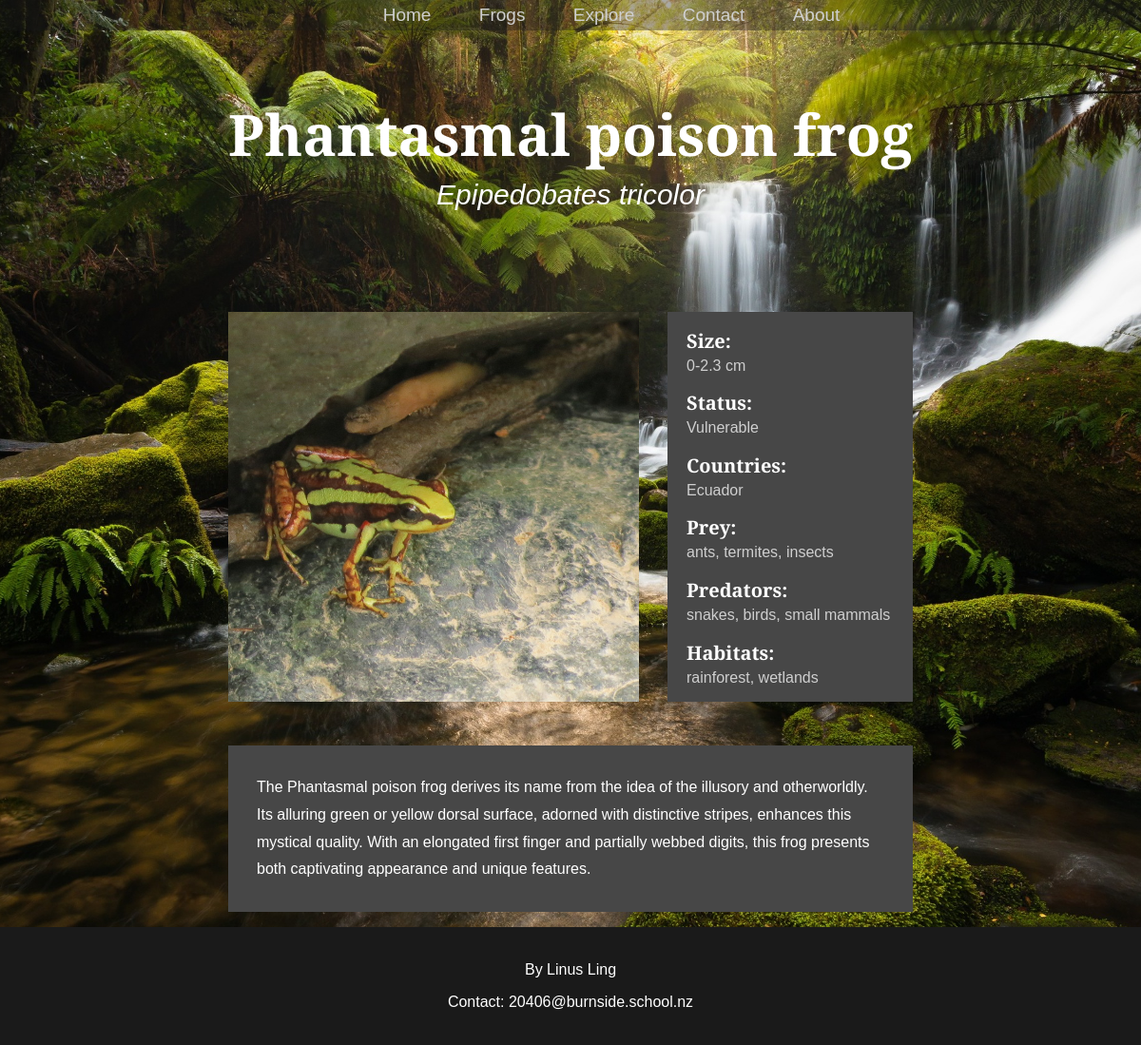
/frog/36, run on an earlier commit of the app's database.
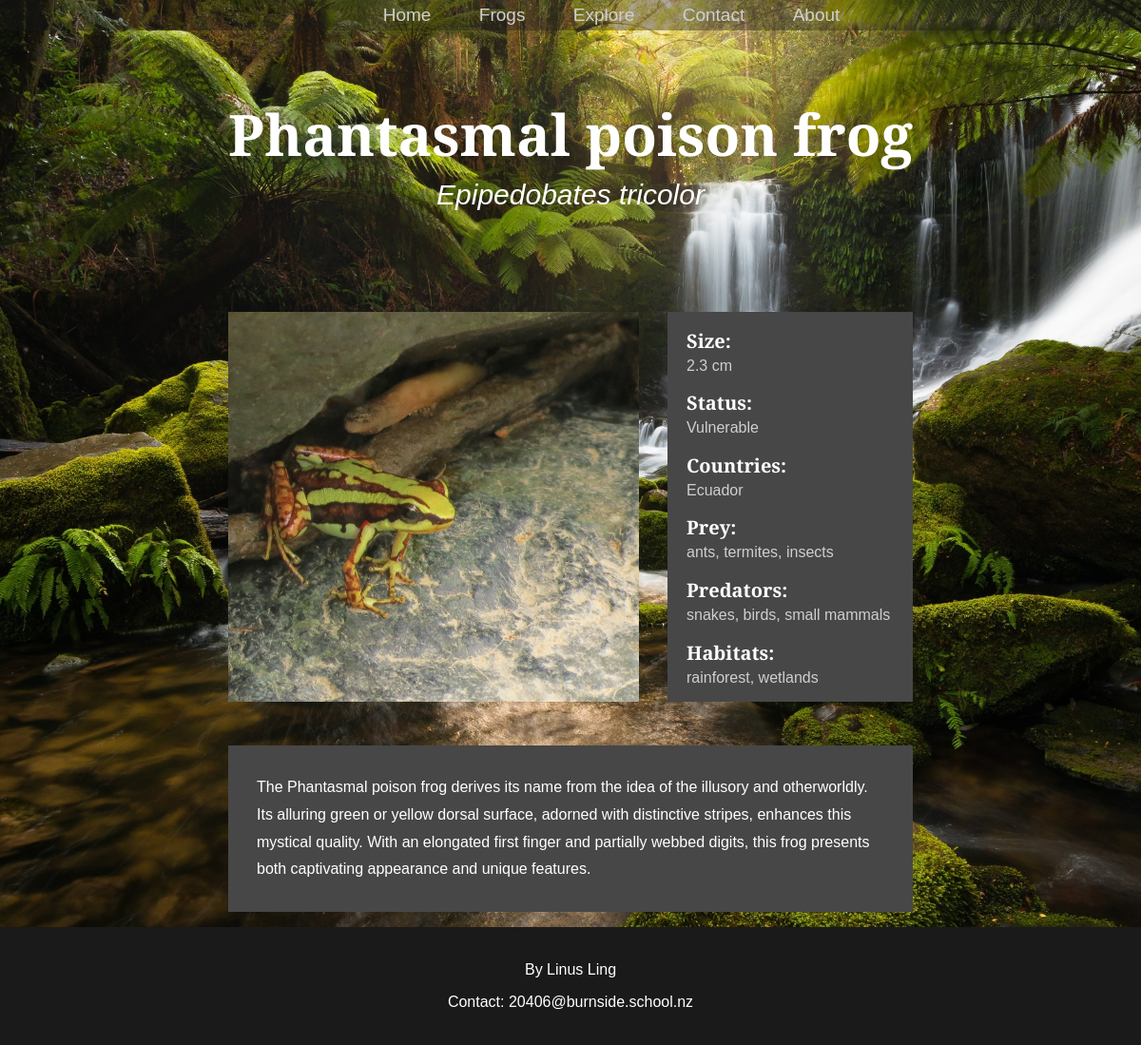
And on a later commit of the database.
### tables this page shows
CREATE TABLE frogs (id INTEGER PRIMARY KEY AUTOINCREMENT, name VARCHAR, image TEXT, description TEXT, scientific_name VARCHAR, min_size NUMERIC, max_size NUMERIC, status INTEGER REFERENCES statuses (id));

CREATE TABLE statuses (id INTEGER PRIMARY KEY AUTOINCREMENT, name VARCHAR);

CREATE TABLE country (id INTEGER PRIMARY KEY AUTOINCREMENT, name TEXT);

CREATE TABLE prey (id INTEGER PRIMARY KEY AUTOINCREMENT, name TEXT);

CREATE TABLE predator (id INTEGER PRIMARY KEY AUTOINCREMENT, name TEXT, description TEXT);

CREATE TABLE habitat (id INTEGER PRIMARY KEY AUTOINCREMENT, name TEXT, description TEXT);

### routes.py (the view)
@app.route('/frog/<int:id>')
def frog(id):
    queries = [['SELECT * FROM frogs WHERE id=?', (id,)],
               ['SELECT * FROM statuses WHERE id IN(SELECT status FROM frogs WHERE id =?)', (id,)],
               ['SELECT * FROM country WHERE id IN(SELECT cid FROM FrogCountry WHERE fid =?)', (id,)],
               ['SELECT * FROM prey WHERE id IN(SELECT pid FROM FrogPrey WHERE fid =?)', (id,)],
               ['SELECT * FROM predator WHERE id IN(SELECT pid FROM FrogPredator WHERE fid =?)', (id,)],
               ['SELECT * FROM habitat WHERE id IN(SELECT hid FROM FrogHabitat WHERE fid =?)', (id,)]]
    fetchall = [False, False, True, True, True, True, True]
    frog, status, country, prey, predator, habitat = fetch_data(queries, fetchall)
    if frog is None:    # page doesn't exist!
        return render_template("success.html", title="404", status="404", reason="Page not found")
    else:
        return render_template("frog.html", frog=frog, status=status, country=country, prey=prey, predator=predator, habitat=habitat)

### routes.py (called while the page is built)
def fetch_data(queries: list, fetchall: list):
    conn = sqlite3.connect('frog.db')
    cur = conn.cursor()
    results = []
    for index, query in enumerate(queries):
        try:                                                 # checks if query[1] index exists, thefourtheye - https://stackoverflow.com/questions/29715501/how-can-i-check-if-a-list-index-exists
            cur.execute(query[0], query[1])
        except IndexError:
            cur.execute(query[0])
        if fetchall[index] is True:
            result = cur.fetchall()
        else:
            result = cur.fetchone()
        results.append(result)
    conn.close()
    return results

### templates/frog.html
{%extends "layout.html"%}
{%block content%}
<div class = "title">
    <h2>{{frog[1]}}</h2>
    <h3>{{frog[4]}}</h3>
</div>
<div class = "info_container">
    <img src = "/{{frog[2]}}" />
    <div class = "info">
        <h2>Size:</h2>
        {%if frog[5] != frog[6] %}
            <p>{{frog[5]}}-{{frog[6]}} cm</p>
        {%else%}
            <p>{{frog[6]}} cm<p>
        {%endif%}
        <h2>Status:</h2>
        <p>{{status[1]}}</p>
        <h2>Countries:</h2>
        <p>
            {%for item in country %}
                {{item[1]}}{{ "," if not loop.last }}
            {%endfor%}
        </p>
        <h2>Prey:</h2>
        <p>
            {%for item in prey %}
                {{item[1]}}{{ "," if not loop.last }}
            {%endfor%}
        </p>
        <h2>Predators:</h2>
        <p>
            {%for item in predator %}
                {{item[1]}}{{ "," if not loop.last }}
            {%endfor%}
        </p>
        <h2>Habitats:</h2>
        <p>
            {%for item in habitat %}
                {{item[1]}}{{ "," if not loop.last }}
            {%endfor%}
        </p>
    </div>
    <p class = "description">{{frog[3]}}</p>
</div>
{%endblock%}

### templates/layout.html (shortened to what this page needs)
<!doctype html>
<html>
    <head>
        <link rel = "stylesheet" href = "/static/css/style.css">
    </head>
    <header>
        {%include "header.html"%}
    </header>
    <body>
        <div class = "overlay"></div>
        {%block content%}{%endblock%}
        {%include "footer.html"%}
    </body>
</html>

### templates/header.html
<div id = "container">
    <nav>
        <ul>
            <li><a href = "/">Home</a></li>
            <li><a href = "/all_frogs">Frogs</a> </li>
            <li><a href = "/explore">Explore</a></li>
            <li><a href = "/contact">Contact</a> </li>
            <li><a href = "/about">About</a></li>
        </ul>
    </nav>
</div>

### templates/footer.html
<div class = "footer">
    <p>By Linus Ling</p>
    <p>Contact: 20406@burnside.school.nz</p>
</div>

### static/css/style.css (style rules this page uses)
body { margin: 0; min-height: 100vh; font-family: "Cormorant garamond", sans-serif; font-weight: 300; background: url("background.jpg") center/cover fixed no-repeat; color:rgb(255, 255, 255); display: flex; flex-direction: column; }
.overlay { z-index: 5000; position: fixed; top: 0; left: 0; width: 100%; height: 100%; background-color: rgba(0, 0, 0, 0); opacity: 1; pointer-events: none; animation: fadeToClear 1s; }
h2 { font-size: 33px; }
a { text-decoration: none; color: #cfcfcf; }
#container { width: 100%; margin: 0 auto; background: #1a1a1a5d; transition: 0.4s; }
header { position: fixed; top: 0; z-index: 500; width: 100%; }
header::after { content: ''; display: table; clear: both; }
nav { text-align: center; }
nav ul { margin: 0; list-style:none; }
nav li { display: inline-block; margin-left: 46px; padding: 5px 0; position: relative; }
nav a { text-align: center; font-size: 19px; }
nav a::before { content: ''; display: block; height: 3px; background-color: #cfcfcf; position: absolute; bottom:0; width: 0%; transition: all ease-in-out 250ms; }
.footer { font-family: Arial, Helvetica, sans-serif; background-color: rgb(26, 26, 26); text-align: center; margin: 0; margin-top: auto; padding: 20px; }
.info_container { display: flex; flex-wrap: wrap; padding-top: 0px; margin: 0 20%; justify-content: center; gap: 30px; }
.title { text-align: center; padding: 100px; }
.title h2 { padding: 0; margin: 0; font-size: 60px; }
.title h3 { margin: 6px; font-size: 30px; font-style: italic; font-weight: 2; }
.info_container img { object-fit: cover; width: 60%; flex-wrap: 1; height: 410px; }
.info { width: 30%; flex-grow: 1; padding-left: 20px; background-color: #474747; height: 410px; }
.info p { font-size: 16px; padding: 0; margin: 0; color: #cfcfcf; }
.info h2 { font-size: 20px; padding: 0; margin-bottom: 4px; }
.description { font-size: 16px; line-height: 1.8; padding: 30px; flex-basis: auto; background-color: #474747; }

What changed in the data, as far as the page shows it:
changed frogs "Phantasmal poison frog": min_size "0" → (not shown)
